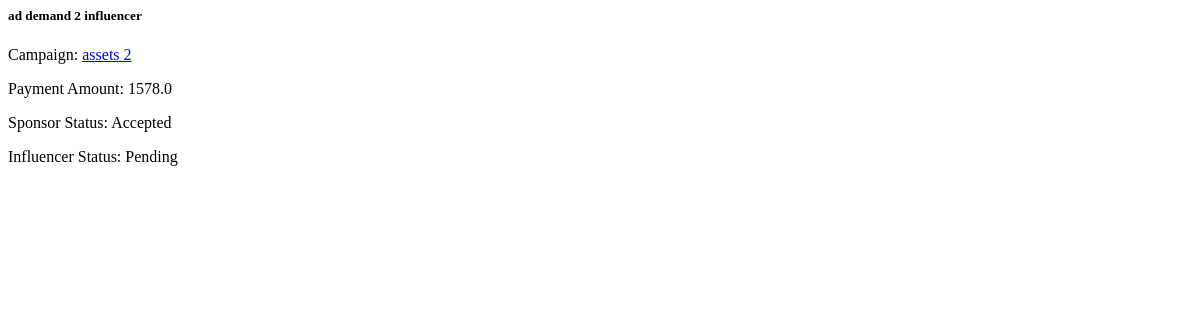
/ad_request_details/5 (signed in), run on an earlier commit of the app's database.
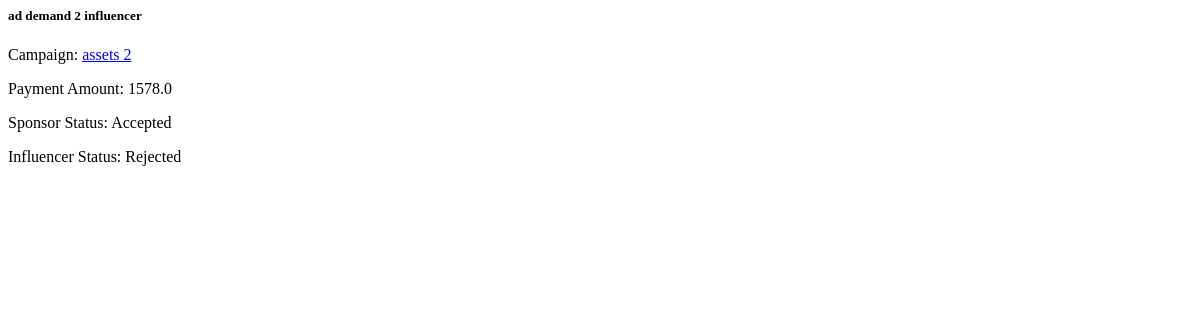
And on a later commit of the database.
### app/models.py (models this page shows)
class AdRequest(db.Model):
    id = db.Column(db.Integer, primary_key=True)
    campaign_id = db.Column(db.Integer, db.ForeignKey('campaign.id'), nullable=False)
    influencer_id = db.Column(db.Integer, db.ForeignKey('user.id'), nullable=False)
    requirements = db.Column(db.Text, nullable=False)
    payment_amount = db.Column(db.Float, nullable=False)
    status_influencer = db.Column(db.String(10), nullable=False)
    status_sponsor = db.Column(db.String(10), nullable=False)

### app/routes.py (the view)
@main.route('/ad_request_details/<int:ad_request_id>', methods=['GET'])
@login_required
def ad_request_details(ad_request_id):
    ad_request = AdRequest.query.get_or_404(ad_request_id)
    return render_template('ad_request_details.html', ad_request=ad_request)

### app/models.py (called while the page is built)
@login_manager.user_loader
def load_user(user_id):
    return User.query.get(int(user_id))

### app/templates/ad_request_details.html (shortened to what this page needs)
<h5>{{ ad_request.requirements }}</h5>
<p>Campaign: <a href="#" class="campaign-link" data-toggle="modal" data-target="#campaignModal" data-id="{{ ad_request.campaign_id }}">{{ ad_request.campaign.name }}</a></p>
<p>Payment Amount: {{ ad_request.payment_amount }}</p>
<p>Sponsor Status: {{ ad_request.status_sponsor }}</p>
<p>Influencer Status: {{ ad_request.status_influencer }}</p>

What changed in the data, as far as the page shows it:
changed AdRequest "Accepted": status_influencer "Pending" → "Rejected"
